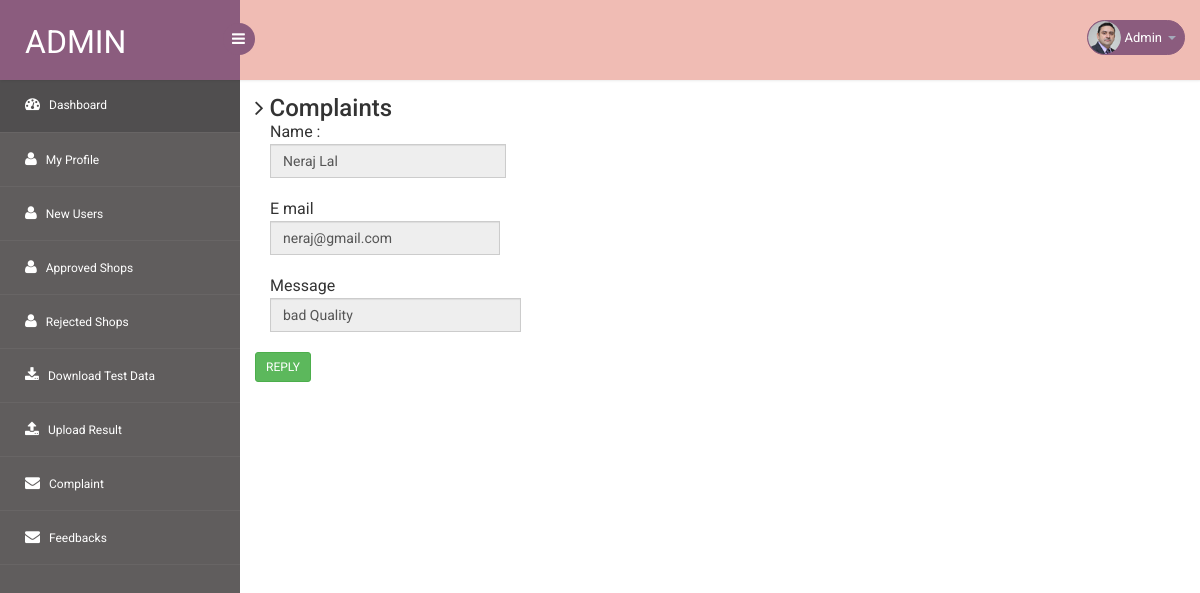
The app's page /a_complaint.php with its own data.
### tables this page shows
CREATE TABLE IF NOT EXISTS `contact` (
  `id` int(10) NOT NULL AUTO_INCREMENT,
  `senderid` int(10) NOT NULL,
  `name` varchar(100) NOT NULL,
  `email` varchar(60) NOT NULL,
  `message` varchar(200) NOT NULL,
  `label` varchar(15) NOT NULL,
  `status` int(11) NOT NULL,
  PRIMARY KEY (`id`)
);

### a_complaint.php (the view, shortened to what this page needs)
  <?php
  include('dbconnect.php');
  include('admin_nav.php');
?>
   <section id="main-content">
      <section class="wrapper">
        <h3><i class="fa fa-angle-right"></i> Complaints </h3>
        <div class="row mb">
          <div class="content-panel">
            <div class="adv-table">
     <?php
                  $q="SELECT * fROM contact where status=0";
                  $m=mysql_query($q,$conn);
                  while($r=mysql_fetch_assoc($m))
                    {
?>
              <div class="col-md-6">
                <div class="product-item">
               <div class="col-sm-12">
                    <div class="input-group mb-2">
Name      :
                         <input type="text" class="form-control" id="hname" name="hname" value="<?php echo $r['name'];?>"
                         disabled="disabled">
                    </div>
               </div>
               <div class="col-sm-12">
                    <div class="input-group mb-2">
E mail
                         <input type="text" class="form-control" id="email" name="email" value="<?php echo $r['email'];?>"
                         disabled="disabled">
                    </div>
               </div>
               <div class="col-sm-12">
                    <div class="input-group mb-2">
Message
                         <input type="text" class="form-control" id="msg" name="msg" value="<?php echo $r['message'];?>"
                         disabled="disabled">
               </div>
                </div>
                <a href="a_reply.php?id=<?php echo $r['email'] ?>">
               <button class="my-1 btn btn-sm btn-success" name="submit" type="submit">REPLY</button>
          </a>
              </div>
            </div>
</div>
           <?php
             }
             ?>
          </div>
        </div>

### admin/admin_temp/css/style.css (style rules this page uses)
h4, h5, h6, h1, h2, h3 { margin: 0; }
html, body { font-family: 'Roboto', sans-serif; font-size: 100%; overflow-x: hidden; background: url(../images/bg.jpg) no-repeat 0px 0px; background-size:cover; }
body a { transition: 0.5s all ease; -webkit-transition: 0.5s all ease; -moz-transition: 0.5s all ease; -o-transition: 0.5s all ease; -ms-transition: 0.5s all ease; text-decoration:none; }
h1,h2,h3,h4,h5,h6 { margin:0; }
#main-content { margin-left:240px; -webkit-transition:all .3s ease-in-out; -moz-transition:all .3s ease-in-out; -o-transition:all .3s ease-in-out; transition:all .3s ease-in-out; }
.wrapper { display:inline-block; margin-top:80px; padding:15px; width:100%; }
.input-group { margin-bottom: 20px; }

### records on screen
contact: hname "Neraj Lal", email "neraj@gmail.com", msg "bad Quality"
